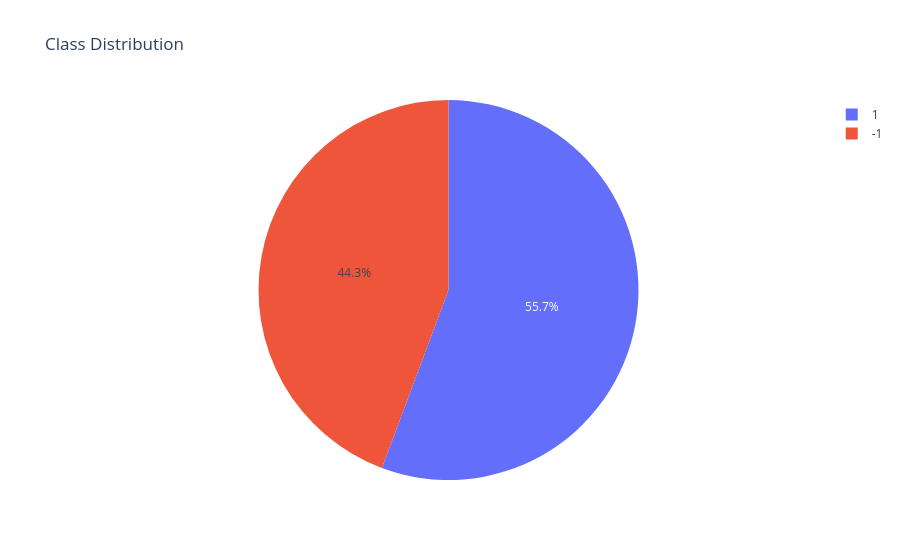

Write notebook code for a chart like this one.
### Code cell
fig = px.pie(
    values=counts_class.values,
    names=counts_class.index,
    title="Class Distribution"
)

fig.show()

### Figure 1 — Plotly figure (JSON) as saved in the notebook; plotly's stock layout.template omitted (floating-point values rounded to 4 significant figures)
{"data": [{"domain": {"x": [0, 1], "y": [0, 1]}, "hovertemplate": "label=%{label}<br>value=%{value}<extra></extra>", "labels": [1, -1], "legendgroup": "", "name": "", "showlegend": true, "type": "pie", "values": [6157, 4897]}], "layout": {"legend": {"tracegroupgap": 0}, "title": {"text": "Class Distribution"}}}
